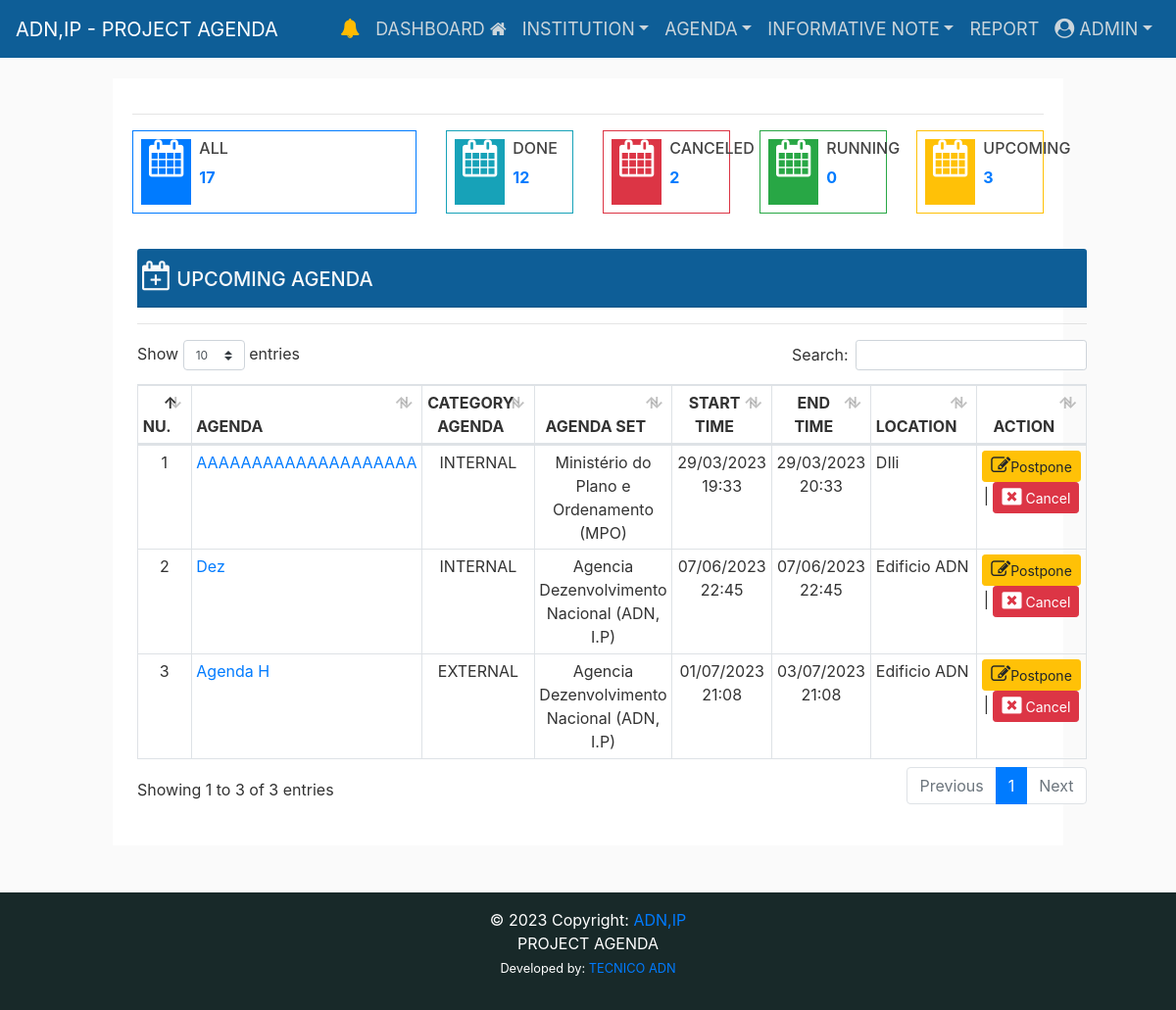
/upcoming-agenda/ (signed in), run on an earlier commit of the app's database.
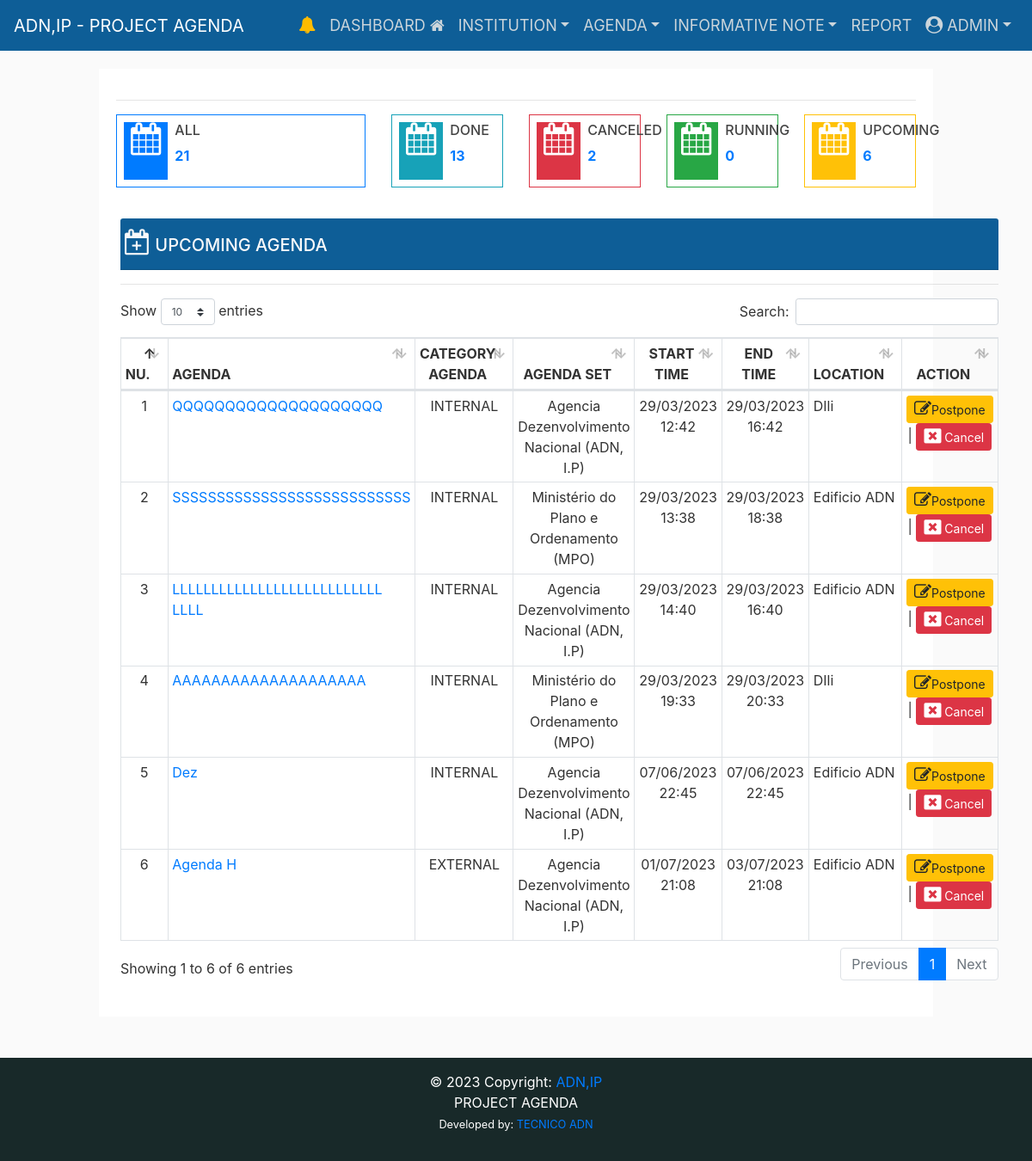
And on a later commit of the database.
### eventapps/authentication/models.py (models this page shows)
class User(AbstractUser):
    is_dei = models.BooleanField(default=False, verbose_name='Director')
    is_adj = models.BooleanField(default=False, verbose_name='Adjunto')
    is_uga = models.BooleanField(default=False, verbose_name='UGA')
    is_uap = models.BooleanField(default=False, verbose_name='UAP')
    is_ucvq = models.BooleanField(default=False, verbose_name='UCVQ')
    is_uedc = models.BooleanField(default=False, verbose_name='UEDC')
    is_secretary = models.BooleanField(
        default=False, verbose_name='SECRETARY')
    is_media = models.BooleanField(default=False, verbose_name='MEDIA')

### eventapps/event/models.py (models this page shows, shortened)
class Agenda(models.Model):
    user = models.ForeignKey(
        User, on_delete=models.CASCADE, related_name="agenda")
    title = models.CharField(
        max_length=255, unique=True, verbose_name='Agenda')
    title_slug = models.SlugField(
        max_length=255, null=False, unique=True, verbose_name='Title-Slug')
    catagenda = models.ForeignKey(
        CatAgenda, on_delete=models.CASCADE, related_name="agenda", verbose_name="Category Agenda")
    institution = models.ForeignKey(
        Institution, on_delete=models.CASCADE, related_name="agenda", verbose_name="Institution")
    start_time = models.DateTimeField()
    end_time = models.DateTimeField()
    location = models.CharField(max_length=255, null=False, blank=True)
    observation = models.TextField(null=False, blank=True)
    is_cancel = models.BooleanField(default=False)
    is_active = models.BooleanField(default=True)
    STATUS = (
        ('Pending', 'Pending'),
        ('Read', 'Read'),
    )
    status = models.CharField(max_length=20, choices=STATUS)
    created_at = models.DateTimeField(auto_now_add=True)
    updated_at = models.DateTimeField(auto_now=True)
    class Meta:
        verbose_name_plural = ("Agenda")
        ordering = ('-start_time', )

class CatAgenda(models.Model):
    name_category = models.CharField(
        max_length=200, unique=True, verbose_name='Category Agenda')
    name_category_slug = models.CharField(
        max_length=255, null=True, unique=True, verbose_name='Category Agenda Slug')
    class Meta:
        verbose_name_plural = ("Category Agenda")
    def __str__(self):
        return str(self.name_category)

### eventapps/institute/models.py (models this page shows)
class Institution(models.Model):
    name_institution = models.CharField(
        max_length=255, null=True, verbose_name="Institution Name:")
    class Meta:
        verbose_name_plural = ("Institution Invited")
    def __str__(self):
        return str(self.name_institution)

### eventapps/event/views.py (the view)
# urls.py: path('upcoming-agenda/', views.upcomingAgenda_list,
@login_required(login_url="/login/")
def upcomingAgenda_list(request):
    context = {
    }
    return render(request, 'event/upcoming_agenda.html', context)

### eventapps/templates/event/upcoming_agenda.html (shortened to what this page needs)
{% extends "layouts/base.html" %}
{% load static %}
{% block content %}
<div class="row d-flex justify-content-center ">
  <div class="col-sm-12">
    <div class="border-info shadow-lg bg-white">
      <div class="card-body">
        <hr />
        <div class="row">
          <div class="col-md-6 col-lg-4">
            <div class="widget-small border border-primary d-flex justify-content-left p-2">
              <i class="icon fa fa fa-calendar fa-2x pl-2 pr-2 bg-primary"
                style="font-size:38px;color:rgb(255, 255, 255)"></i>
              <div class="pl-2">
                <a href="{%url 'completedAgenda_list' %}">
                  <h6>ALL</h6>
                  <p><b>{{ agenda_count }}</b></p>
                </a>
              </div>
            </div>
          </div>
          <div class="col-md-6 col-lg-2">
            <div class="widget-small border border-info d-flex justify-content-left p-2">
              <i class="icon fa fa fa-calendar fa-2x pl-2 pr-2 bg-info"
                style="font-size:38px;color:rgb(255, 255, 255)"></i>
              <div class="pl-2">
                <a href="{%url 'concludedAgenda_list' %}">
                  <h6>DONE</h6>
                  <p><b>{{ concluded_agenda_count }}</b></p>
                </a>
              </div>
            </div>
          </div>
          <div class="col-md-6 col-lg-2">
            <div class="widget-small border border-danger d-flex justify-content-left p-2">
              <i class="icon fa fa fa-calendar fa-2x pl-2 pr-2 bg-danger"
                style="font-size:38px;color:rgb(255, 255, 255)"></i>
              <div class="pl-2">
                <a href="{%url 'canceledAgenda_list' %}">
                  <h6>CANCELED</h6>
                  <p><b>{{ canceled_agenda_count}}</b></p>
                </a>
              </div>
            </div>
          </div>
          <div class="col-md-6 col-lg-2">
            <div class="widget-small border border-success d-flex justify-content-left p-2">
              <i class="icon fa fa-calendar fa-2x pl-2 pr-2 bg-success "
                style="font-size:38px;color:rgb(255, 255, 255)"></i>
              <div class="pl-2">
                <a href="{%url 'runningAgenda_list' %}">
                  <h6>RUNNING</h6>
                  <p><b>{{ running_agenda_count }}</b></p>
                </a>
              </div>
            </div>
          </div>
          <div class="col-md-6 col-lg-2">
            <div class="widget-small border border-warning d-flex justify-content-left p-2">
              <i class="icon fa fa-calendar fa-2x pl-2 pr-2 bg-warning "
                style="font-size:38px;color:rgb(255, 255, 255)"></i>
              <div class="pl-2">
                <a href="{%url 'upcomingAgenda_list' %}">
                  <h6>UPCOMING</h6>
                  <p><b>{{ upcoming_agenda_count }}</b></p>
                </a>
              </div>
            </div>
          </div>
          <div class="col-md-12 pt-3">
            <div class="row">
              <div class="card-body">
                <div class="card-header bg-card pb-2 d-flex justify-content-between">
                  <div class="row flex-row">
                    <h5 class="text-light"> <i class="fa fa-calendar-plus-o" style="font-size:30px"></i> UPCOMING AGENDA
                    </h5>
                  </div>
                </div>
                <hr>
                <section id='no-more-tables'>
                  <table class="table table-bordered table-sm" id="example" width="100%" cellspacing="0">
                    <thead>
                      <tr>
                        <th class="text-center">NU.</th>
                        <th>AGENDA</th>
                        <th class="text-center">CATEGORY AGENDA</th>
                        <th class="text-center">AGENDA SET</th>
                        <th class="text-center">START TIME</th>
                        <th class="text-center">END TIME</th>
                        <th class="text-center">LOCATION</th>
                        {% if user.is_authenticated %}
                        {% if user.groups.all.0.name != "gp_cord" %}
                        <th class="text-center">ACTION</th>
                        {% endif %}
                        {% endif %}
                      </tr>
                    </thead>
                    <tbody>
                      {% for obj in upcoming_agenda %}
                      <tr>
                        <td class="text-center">{{ forloop.counter }}</td>
                        <td data-title="Title">
                          <a href="{% url 'upcomingAgenda_list_detail' title_slug=obj.title_slug %}" class="float-left">
                            {{obj.title }}</a>
                        </td>
                        <td style="text-align:center;">{{obj.catagenda}}</td>
                        <td style="text-align:center;">{{obj.institution}}</td>
                        <td style="text-align:center;">{{obj.start_time|date:"d/m/Y G:i" }}</td>
                        <td style="text-align:center;">{{ obj.end_time|date:"d/m/Y G:i" }}</td>
                        <td class="text-justify">{{ obj.location }} </td>
                        {% if user.is_authenticated %}
                        {% if user.groups.all.0.name != "gp_cord" %}
                        <td class="text-center">
                          <a href="{% url 'postponeAgenda_list' pk=obj.id %}" data-toggle="tooltip" title="Postpone"
                            class="btn btn-sm btn-warning"><i class='fa fa-edit' style='font-size:20px'></i>Postpone</a>
                          |
                          <a href="{% url 'upcomingAgenda_cancel' pk=obj.id %}" data-toggle="tooltip" title="Cancel"
                            class="btn btn-sm btn-danger" onclick="return confirm(' Are you ready to cancel?')"><i
                              class="fa fa-window-close" style='font-size:20px' aria-hidden="true"></i> Cancel</a>
                        </td>
                        {% endif %}
                        {% endif %}
                      </tr>
                      {% endfor %}
                    </tbody>
                  </table>
                </section>
              </div>
            </div>
          </div>
        </div>
      </div>
    </div>
  </div>
  {% endblock %}

### eventapps/templates/layouts/base.html (shortened to what this page needs)
{% load static %}
<!DOCTYPE html>
<html lang="en">
<head>
    <link rel="stylesheet" href="{% static 'main/css/bootstrap.min.css' %}">
    <link rel="stylesheet" href="{% static 'main/font-awesome/css/font-awesome.min.css' %}">
    <link href="{% static 'main/css/main.css' %}" rel="stylesheet">
</head>
<body>
    {% include 'includes/navigation.html' %}
    <main role="main" class="container-fluid">
        <div class="row d-flex justify-content-center">
            <div class="col-md-10">
                {% block content %}
                {% endblock %}
            </div>
        </div>
    </main>
    <footer class="page-footer font-small bg-footer mt-5">
        <div class="footer-copyright text-center py-3">© 2023 Copyright:
            <a href="http://adn.gov.tl"> ADN,IP</a>
            <p>PROJECT AGENDA
                <br /><small>
                    Developed by:
                    <a href="#" target="_blank">TECNICO ADN</a>
                </small>
            </p>
        </div>
    </footer>
    <link href="{% static 'main/datatables/css/dataTables.bootstrap4.min.css' %}" rel="stylesheet" type="text/css" />
</body>
</html>

### eventapps/templates/includes/navigation.html (shortened to what this page needs)
{% load static %}
<header class="site-header fixed-top">
    <nav class="navbar navbar-expand-md navbar-dark bg-card">
        <a class="navbar-brand ps-2" href="{%url 'home' %}">
            ADN,IP - PROJECT AGENDA </a>
        {% if user.is_authenticated %}
        <div class="collapse navbar-collapse" id="navbarsExampleDefault">
            <ul class="navbar-nav ml-auto">
                {% if pending_upcoming.count != 0 %}
                <li class="nav-item"><a class="nav-link" href="{% url 'upcomingAgenda_read' %}">
                        <i class='fa fa-bell' style='font-size:20px; color:rgb(255, 187, 0)'></i>
                        {% if pending_upcoming.count != 0 %}
                        <span class="ag">{{ pending_upcoming.count }}</span>
                        {% endif %}
                    </a>
                </li>
                {% else %}
                <li class="nav-item"><a class="nav-link" href="#">
                        <i class='fa fa-bell' style='font-size:20px; color:rgb(255, 187, 0)'></i>
                    </a>
                </li>
                {% endif %}
                <li class="nav-item"><a class="nav-link" href="{% url 'home' %}">DASHBOARD <i
                            class="fa fa-home"></i></a>
                </li>
                {% if user.groups.all.0.name == 'admin' %}
                <li class="nav-item dropdown">
                    <a class="nav-link dropdown-toggle" href="#" id="profile" data-toggle="dropdown"
                        aria-haspopup="true" aria-expanded="false">INSTITUTION</a>
                </li>
                <li class="nav-item dropdown">
                    <a class="nav-link dropdown-toggle" href="#" id="profile" data-toggle="dropdown"
                        aria-haspopup="true" aria-expanded="false">AGENDA</a>
                </li>
                <li class="nav-item dropdown">
                    <a class="nav-link dropdown-toggle" href="#" id="profile" data-toggle="dropdown"
                        aria-haspopup="true" aria-expanded="false">INFORMATIVE NOTE</a>
                </li>
                {% endif %}
                <li class="nav-item"><a class="nav-link" href="{% url 'report_agenda' %}">REPORT </a>
                </li>
                <li class="nav-item dropdown">
                    <a class="nav-link dropdown-toggle" href="#" id="profile" data-toggle="dropdown"
                        aria-haspopup="true" aria-expanded="false"> <i class='fa fa-user-circle'
                            style='font-size:20px'></i> {{ request.user.username|upper }}</a>
                </li>
            </ul>
        </div>
        {% endif %}
    </nav>
</header>

### eventapps/static/main/css/main.css (style rules this page uses)
body { background: #fafafa; color: #333333; margin-top: 5rem; }
h1, h2, h3, h4, h5, h6 { color: #444444; }
.bg-card { background-color: #0e5e97; color: white; font-size: large; }
.site-header .navbar-nav { color: #cbd5db; }
.site-header .navbar-nav .nav-link { color: #cbd5db; padding-right: .5rem !important; padding-left: .5rem !important; }
.bg-footer { background-color: #182929; color: white; }

What changed in the data, as far as the page shows it:
added Agenda: title "QQQQQQQQQQQQQQQQQQQQ", catagenda "INTERNAL", institution "Agencia Dezenvolvimento Nacional (ADN, I.P)", start_time "29/03/2023 12:42", end_time "29/03/2023 16:42", location "DIli"
added Agenda: title "SSSSSSSSSSSSSSSSSSSSSSSSSSS", catagenda "INTERNAL", institution "Ministério do Plano e Ordenamento (MPO)", start_time "29/03/2023 13:38", end_time "29/03/2023 18:38", location "Edificio ADN"
added Agenda: title "LLLLLLLLLLLLLLLLLLLLLLLLLLL LLLL", catagenda "INTERNAL", institution "Agencia Dezenvolvimento Nacional (ADN, I.P)", start_time "29/03/2023 14:40", end_time "29/03/2023 16:40", location "Edificio ADN"
Also different on the page:
{{ agenda_count }}: "17" → "21"
{{ concluded_agenda_count }}: "12" → "13"
{{ upcoming_agenda_count }}: "3" → "6"
text written by a page script: "Show entries Search: Showing 1 to 3 of 3 entries Previous 1 Next" → "Show entries Search: Showing 1 to 6 of 6 entries Previous 1 Next"
